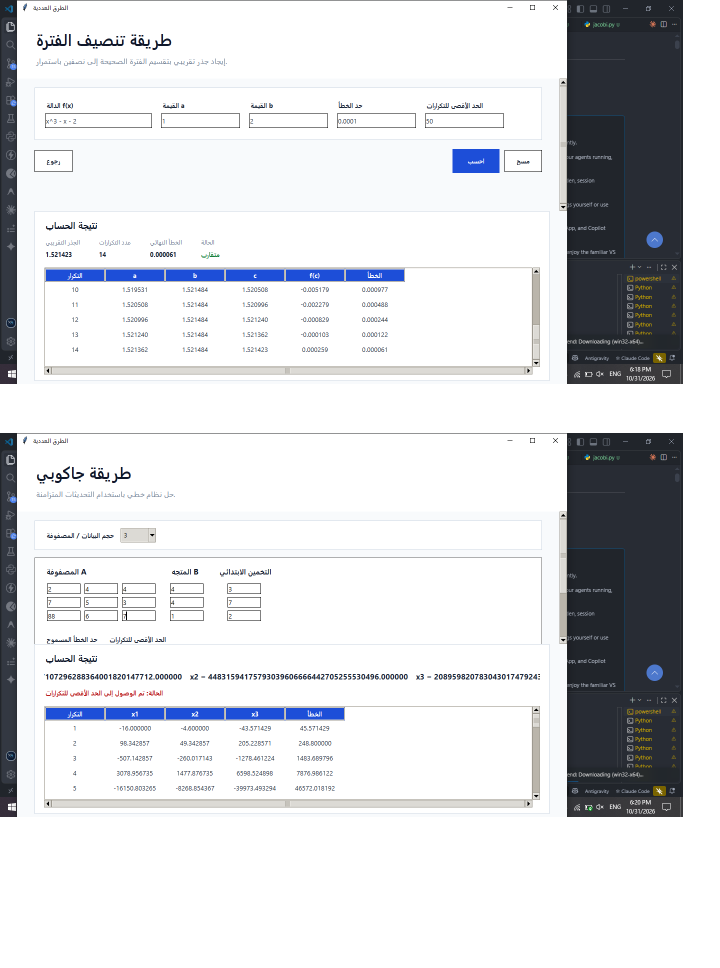
#> input picture screen/Untitled.png, 1440 x 1936 px (shown at 1/2 size)
$ python -i 2.py   (imports and definitions only)   (older library calls are emulated)
#> lines starting #> are read from the running program, lines starting #| are printed output that depends on the picture; after the words box and inside, x2 and y2 are one past the last pixel; in counts of white or black regions, pixels touching at a corner belong together
#> further down, picture is the input picture: shape (1936, 1440, 3); mean B, G, R 221.1, 218.2, 216.8
import sys
import cv2
import numpy as np
from PyQt5.QtWidgets import (
    QApplication, QMainWindow, QWidget, QVBoxLayout, QHBoxLayout,
    QLabel, QPushButton, QSlider, QFileDialog, QStackedWidget,
    QFrame, QGroupBox, QCheckBox, QScrollArea, QSizePolicy,
    QDoubleSpinBox, QSpinBox, QMessageBox, QLineEdit
)
from PyQt5.QtCore import Qt, QTimer, QThread, pyqtSignal, QUrl, QMutex, QMutexLocker
from PyQt5.QtGui import QImage, QPixmap, QFont
from PyQt5.QtMultimedia import QMediaPlayer, QMediaContent

# ==========================================
# 0. شريط تقدم قابل للنقر المباشر (Custom Slider)
# ==========================================
class ClickableSlider(QSlider):
    # [7 lines left out: function mousePressEvent, not called in this run]


# ==========================================
# 1. كلاس معالجة الصور وفلاتر المحاضرات 7، 8، 9 المتقدمة (Image Processor)
# ==========================================
class ImageProcessor:
    # [29 lines left out: functions adjust_brightness_contrast, adjust_saturation_hue, rotate_image, not called in this run]

    @staticmethod
    def flip_image(img, flip_code):
        return cv2.flip(img, flip_code)

    # [14 lines left out: functions resize_image, crop_image, not called in this run]

    @staticmethod
    def remove_background_simple(img):
        # إزالة الخلفية باستخدام خوارزمية Otsu Thresholding و GrabCut أو Masking مبسطة
        gray = cv2.cvtColor(img, cv2.COLOR_BGR2GRAY)
        _, thresh = cv2.threshold(gray, 0, 255, cv2.THRESH_BINARY_INV + cv2.THRESH_OTSU)
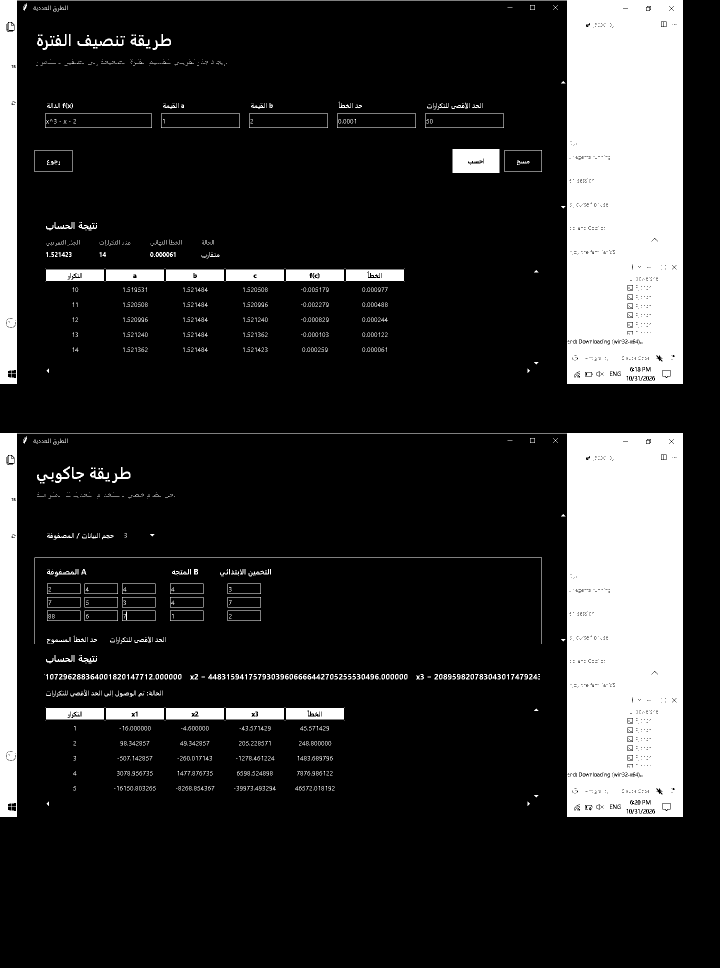
#> thresh: shape (1936, 1440) (shown at 1/2 size); 16.8% white; 1218 white regions (733 under 20 px), largest, box (x1, y1, x2, y2) and area: (0, 866, 1366, 1634) 201880, (0, 0, 1366, 768) 201841, (905, 298, 999, 346) 4408
        kernel = np.ones((3,3), np.uint8)
        opening = cv2.morphologyEx(thresh, cv2.MORPH_OPEN, kernel, iterations=2)
#> opening: shape (1936, 1440); 15.4% white; 38 white regions, largest, box (x1, y1, x2, y2) and area: (1134, 0, 1366, 768) 172722, (1134, 866, 1366, 1634) 172720, (0, 0, 34, 768) 25367
        sure_bg = cv2.dilate(opening, kernel, iterations=3)
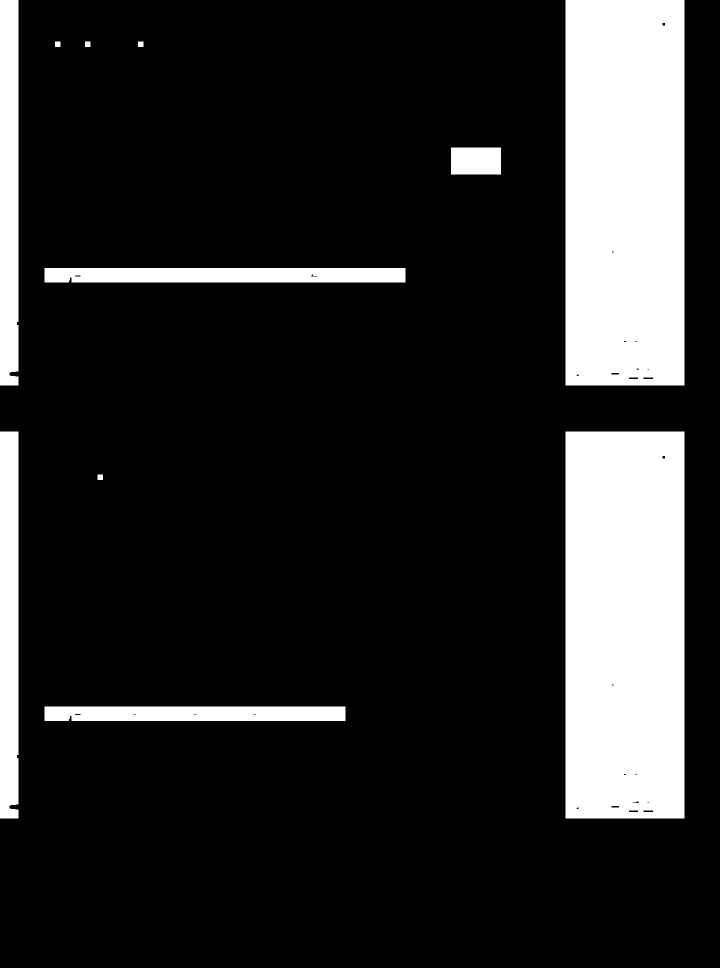
#> sure_bg: shape (1936, 1440) (shown at 1/2 size); 16.8% white; 11 white regions, largest, box (x1, y1, x2, y2) and area: (1131, 863, 1369, 1637) 183980, (1131, 0, 1369, 771) 183277, (0, 863, 37, 1637) 28470
        dist_transform = cv2.distanceTransform(opening, cv2.DIST_L2, 5)
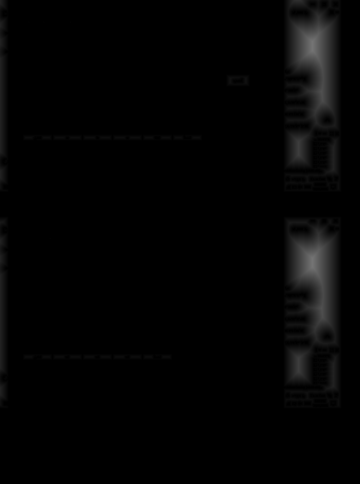
#> dist_transform: shape (1936, 1440) float32 (shown at 1/4 size); min 0, max 116, mean 3.8
        _, sure_fg = cv2.threshold(dist_transform, 0.7 * dist_transform.max(), 255, 0)
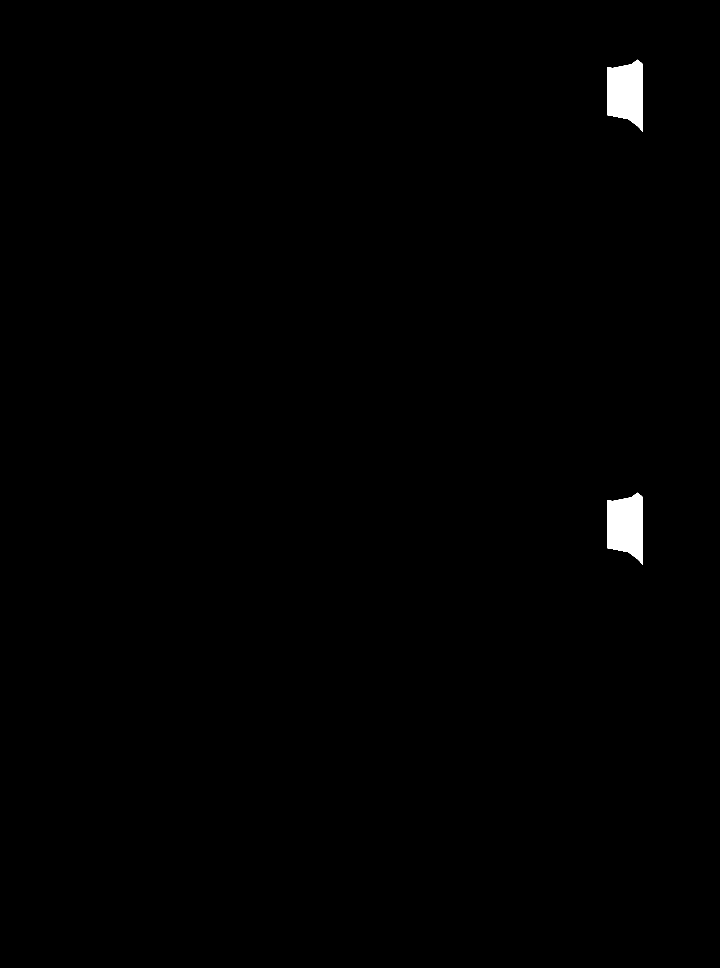
#> sure_fg: shape (1936, 1440) float32 (shown at 1/2 size); 0.56% white; 2 white regions, box (x1, y1, x2, y2) and area: (1215, 119, 1285, 264) 7769, (1215, 985, 1285, 1130) 7769
        sure_fg = np.uint8(sure_fg)

        # تحويل الخلفية إلى شفافة أو بيضاء نقية
        result = img.copy()
        result[sure_bg == 0] = [255, 255, 255]
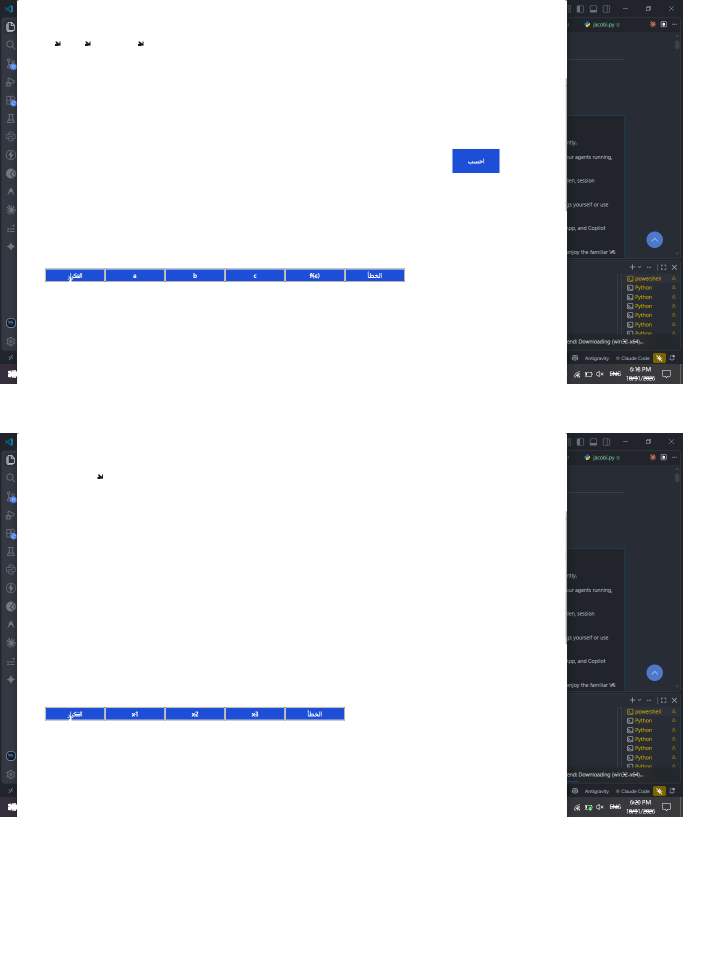
#> result: shape (1936, 1440, 3) (shown at 1/2 size); 13.86% of pixels changed, all inside (x1, y1, x2, y2) = (19, 0, 1330, 1634)
        return result

    # [105 lines left out: functions apply_threshold, apply_histogram_equalization, apply_log_transform, apply_gamma_transform, filter_grayscale, filter_sepia and 9 more, not called in this run]


# ==========================================
# 2. كلاس كشف الوجوه والتعديل التجميلي والفلاتر المتقدمة (Face Detector & Makeup)
# ==========================================
class FaceDetector:
    # [65 lines left out: functions __init__, detect_and_process, not called in this run]


# ==========================================
# 3. خيط معالجة الفيديو الآمن (Video Thread)
# ==========================================
# [91 lines that did not run here, left out]


# ==========================================
# 4. الواجهة الرئيسية والتطبيق (Main Window)
# ==========================================
class PixelStudioApp(QMainWindow):
    # [611 lines left out: functions __init__, init_ui, create_home_view, create_image_editor_view, create_video_editor_view, create_camera_view and 4 more, not called in this run]

    def apply_image_filter(self, filter_name):
        self.current_filter = filter_name
        self.update_image_display()

    # [54 lines left out: functions transform_image, resize_image_action, crop_image_action, remove_background_action, reset_image_controls, open_video, not called in this run]

    def play_video(self):
        if hasattr(self, 'video_thread'): self.video_thread.play()

    def pause_video(self):
        if hasattr(self, 'video_thread'): self.video_thread.pause()

    def stop_video(self):
        if hasattr(self, 'video_thread'): self.video_thread.stop_playback()

    # [17 lines left out: functions seek_relative, set_video_position, update_video_slider, not called in this run]

    def change_video_speed(self, val):
        if hasattr(self, 'video_thread'): self.video_thread.set_speed(val)

    def apply_video_filter(self, filter_name):
        if hasattr(self, 'video_thread'): self.video_thread.current_filter = filter_name

    # [9 lines left out: functions start_camera, stop_camera, not called in this run]

    def set_camera_mode(self, mode):
        self.camera_mode = mode

    # [63 lines left out: functions update_camera_frame, capture_photo, display_cv_image, apply_stylesheet, not called in this run]


# [5 lines not run here, left out]

>>> import cv2
>>> picture = cv2.imread('screen/Untitled.png')
>>> result = ImageProcessor().remove_background_simple(picture)

$ run again, on screen/stu1.png
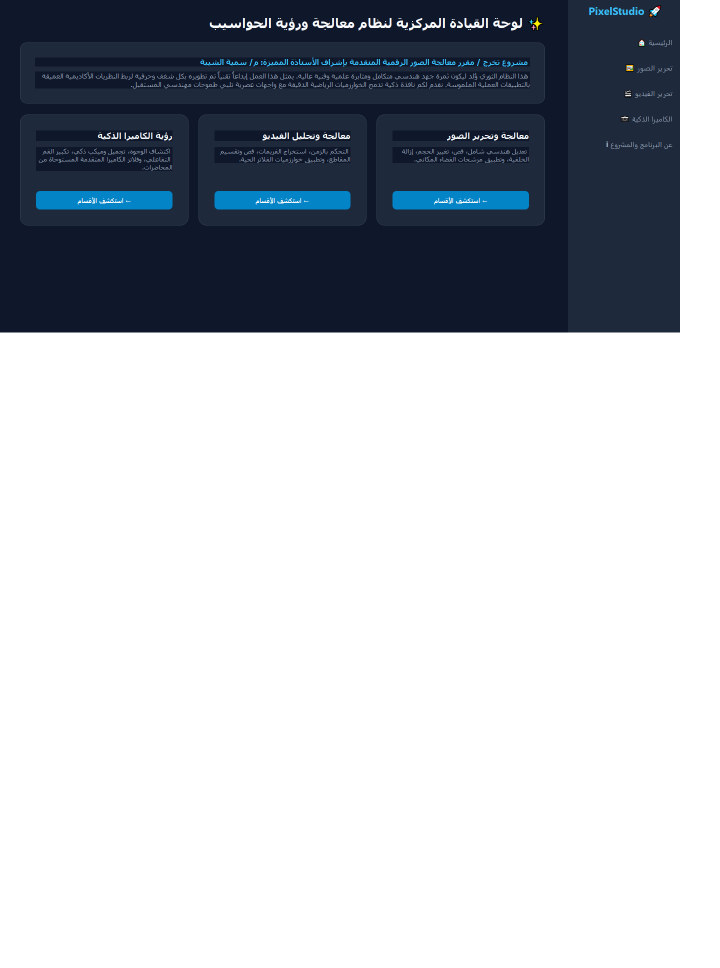
#> input picture screen/stu1.png, 1440 x 1936 px (shown at 1/2 size)
#> picture is the input picture: shape (1936, 1440, 3); mean B, G, R 191.2, 184.6, 180.2
#> in remove_background_simple, `_, thresh = cv2.threshold(gray, 0, 255, cv2.THRESH_BINARY_INV + cv2.TH..`:
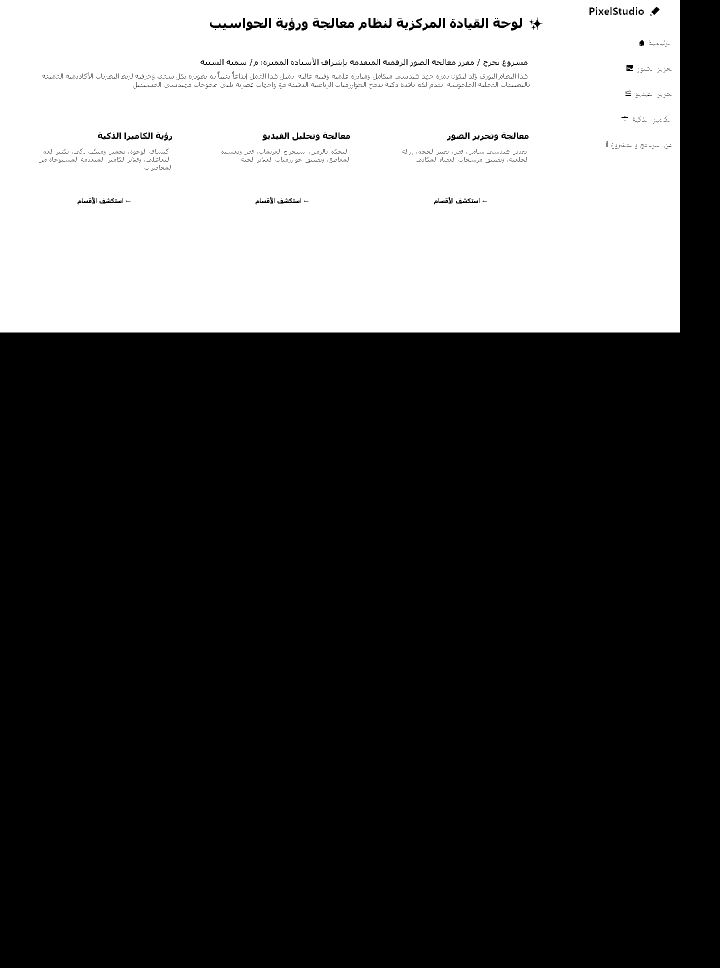
#> thresh: shape (1936, 1440) (shown at 1/2 size); 31.9% white; 66 white regions (62 under 20 px), largest, box (x1, y1, x2, y2) and area: (0, 0, 1360, 665) 887688, (1280, 22, 1285, 27) 25, (751, 47, 760, 51) 24, (1261, 22, 1266, 27) 23
#> opening: shape (1936, 1440); 31.4% white; 5 white regions, box (x1, y1, x2, y2) and area: (0, 0, 1360, 665) 876263, (1241, 21, 1246, 27) 30, (1194, 22, 1199, 27) 25, (1280, 22, 1285, 27) 25, (292, 268, 297, 273) 25
#> sure_bg: shape (1936, 1440); 32.6% white; 1 white region, box (x1, y1, x2, y2) and area: (0, 0, 1363, 668) 908364
#> in remove_background_simple, `result[sure_bg == 0] = [255, 255, 255]`:
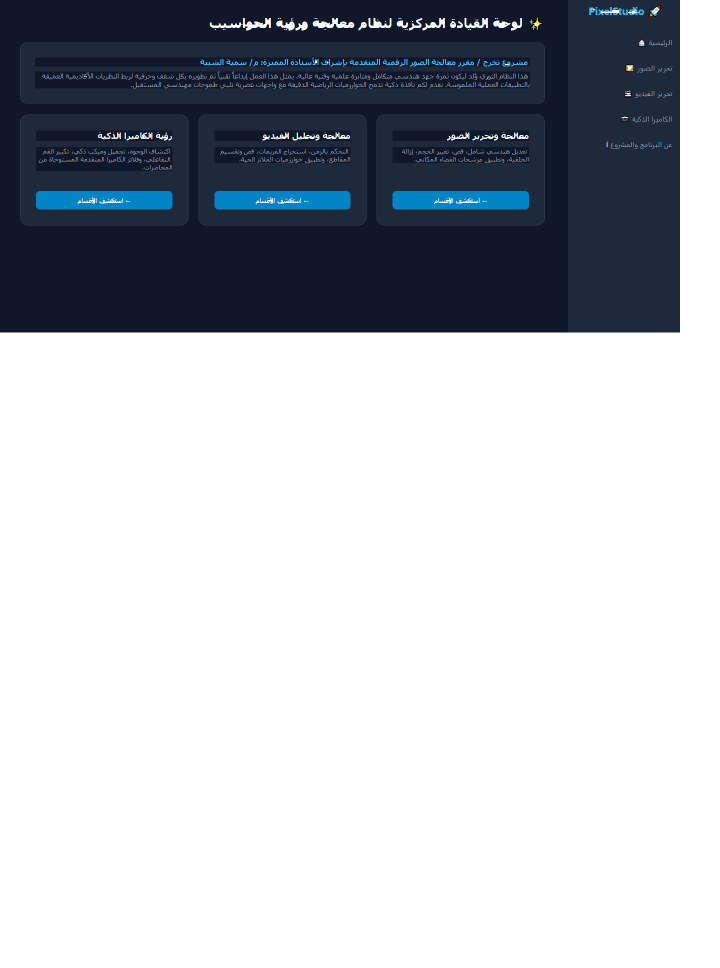
#> result: shape (1936, 1440, 3) (shown at 1/2 size); 0.08% of pixels changed, all inside (x1, y1, x2, y2) = (168, 17, 1285, 403)
